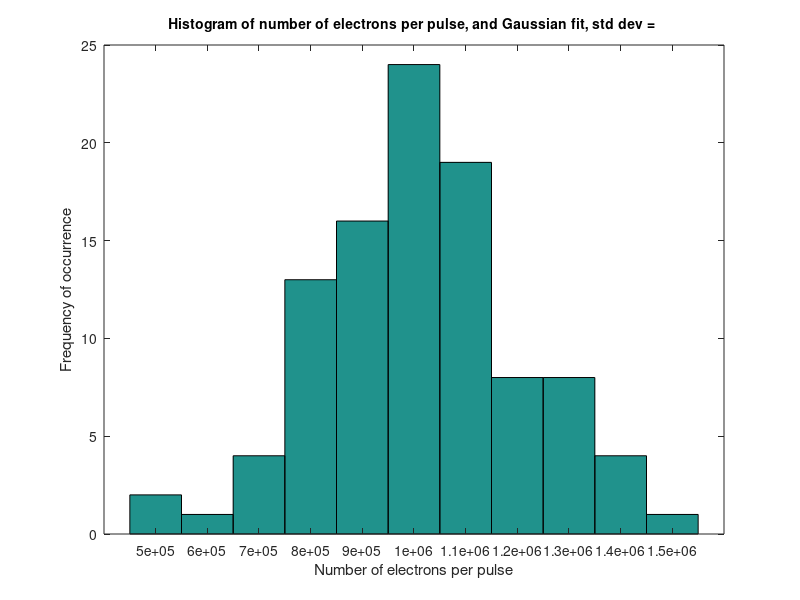

This figure's MATLAB source: (Note: this script raises an error after producing the figure.)
% histogram_guassiandist.m
% Loads in data from cem.mat, calculates number of electrons, and plots a
% histogram.
% It then fits a Gaussian (Normal) Distribution to the histogram.

S = load('cem.mat');
pulses = S.pulses;

% Constants
% To calculate this I have used the following assumptions:
% Charge of an electron = 1.6 * 10^-19
% I = pulses * 10^-3 / 50 
% totalCharge = I * 10*10^-9
% numberElectrons = totalCharge/(1.6*10^-19)
K = (((10^-3)/50)*10*10^-9)/(1.6*10^-19);
numberElectrons = K*pulses;

% Statistical Analysis

m = mean(numberElectrons);
standardDeviation = std(numberElectrons)
hist(numberElectrons,[0.5*10^6:0.1*10^6:1.5*10^6]); % Looks a little like the normal distribution
[bincounts bincenters]= hist(numberElectrons,[0.5*10^6:0.1*10^6:1.5*10^6]); 
xlabel('Number of electrons per pulse');
ylabel('Frequency of occurrence');
title('Histogram of number of electrons per pulse, and Gaussian fit, std dev = ','fontsize',10);

smallest = min(numberElectrons);
largest = max(numberElectrons);
range = largest - smallest; % should be around 6x standardDeviation
range/standardDeviation; % around 4.9; close enough

hold on
f = fit(bincenters',bincounts','gauss1');
A = f.a1;
mu = f.b1
sigma = f.c1/sqrt(2) % Standard deviation and sigma correspond quite well with each other

xfit = [0.5*10^6:0.01*10^6:1.5*10^6];
yfit = feval(f,xfit);
plot(xfit,yfit,'r-');
legend('Histogram','Gaussian Fit');
hold off


